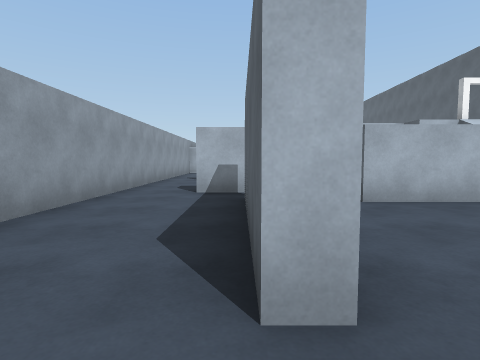
view 1 (above)

18 first-person views from a walk through a Unity game level. The camera is 1.2 m above the floor, tilts 4° down and sees 80° across. The floor is counted in squares, 2 m on a side. Each view is taken from the middle of a square. On the plan, view 1 faces up. The plan holds only what a view shows up to about 9 squares ahead; the rest is blank. The place goes on beyond the plan. The player character is not drawn.

view 2
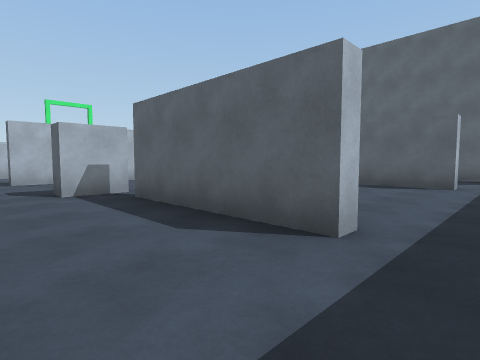

view 3
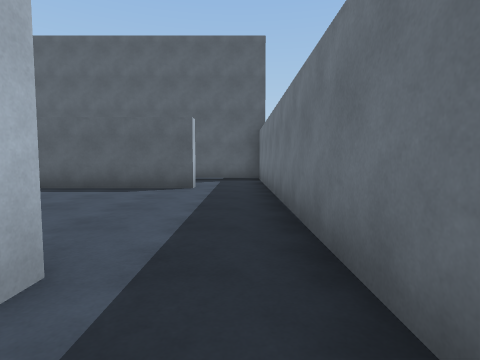

view 4
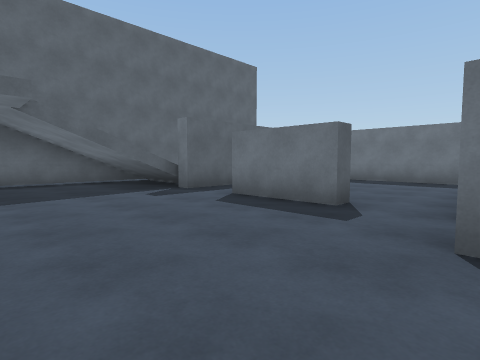

view 5
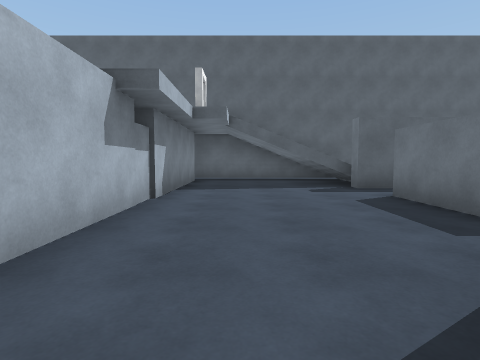

view 6
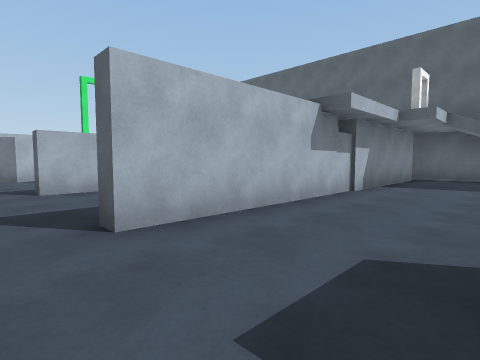

view 7
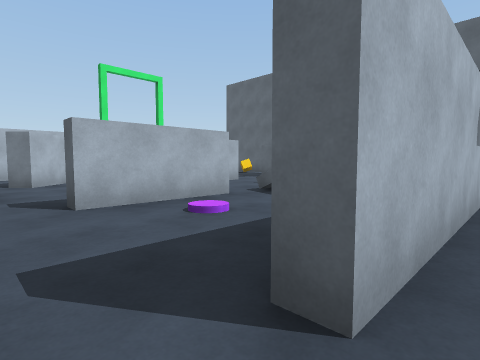

view 8
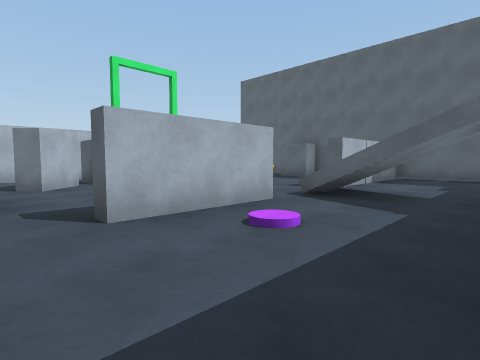

view 9
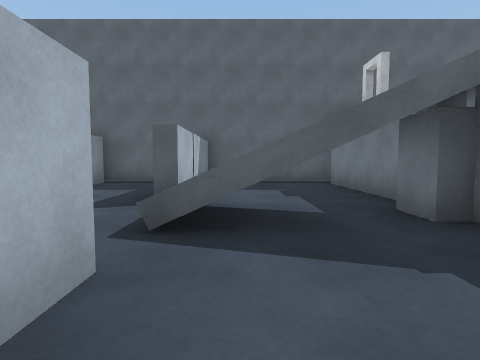

view 10
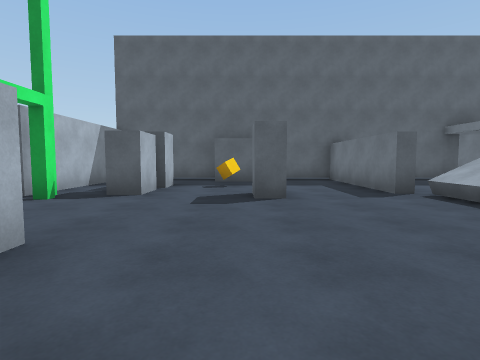

view 11
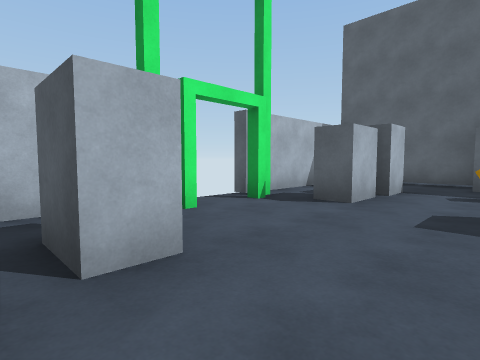

view 12
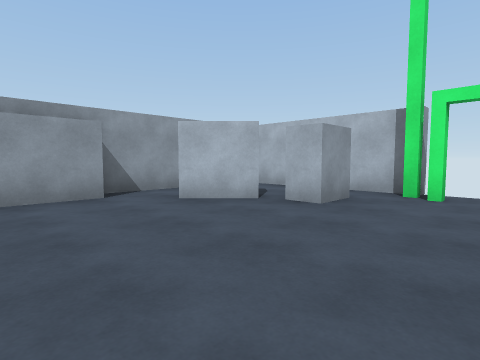

view 13
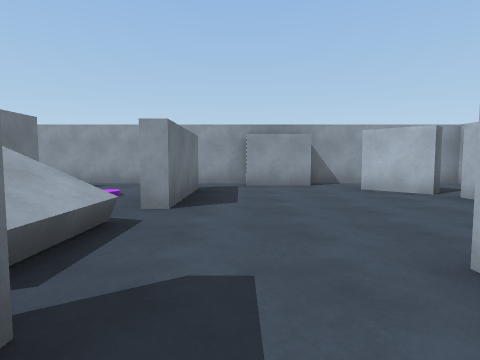

view 14
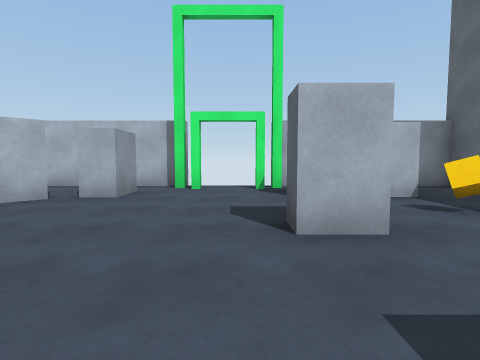

view 15
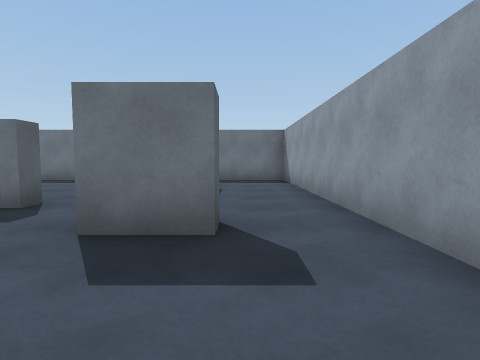

view 16
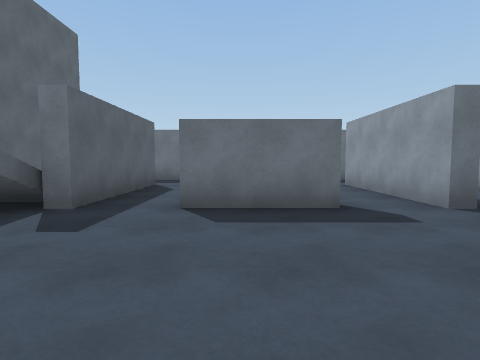

view 17
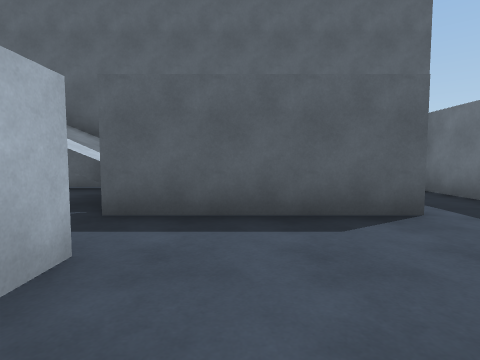

view 18
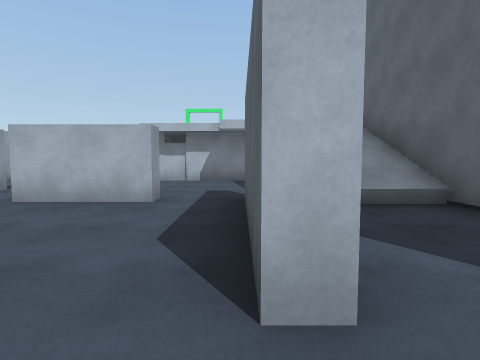

### Floor plan
Key: @ floor where view 1 was taken; # wall or solid block; . floor; / step, stairs or slope; ^ raised ledge; O other object.
Columns run from 3 left of view 1 to 8 right of it. Each row starts with its distance up from view 1.
 19 ############
 18 #....OO#...#
 17 #..OO..OOO.#
 16 #.OO.......#
 15 #......O.OO#
 14 ##.........#
 13 ##.........#
 12 #.###..#####
 11 #.....^^...#
 10 #.....##...#
  9 #.####O#####
  8 #..........#
  7 #..........#
  6 #..O.....//#
  5 #........//#
  4 #..#.##.#//#
  3 #..#....#..#
  2 #..#....#..#
  1 #..#....#..#
  0 #..@.......#
 -1 ############

Where each view was taken, in squares from view 1:
view 1: 0 up, 0 right, facing up
view 2: 0 up, 2 left, facing up-right
view 3: 0 up, 1 left, facing right
view 4: 8 up, 0 right, facing down-right
view 5: 7 up, 1 left, facing right
view 6: 6 up, 2 left, facing up-right
view 7: 8 up, 2 left, facing up-right
view 8: 9 up, 2 left, facing up-right
view 9: 11 up, 0 right, facing right
view 10: 15 up, 1 left, facing right
view 11: 15 up, 0 right, facing up-right
view 12: 13 up, 3 right, facing up-left
view 13: 13 up, 5 right, facing left
view 14: 12 up, 3 right, facing up
view 15: 8 up, 1 left, facing down
view 16: 8 up, 3 right, facing down
view 17: 3 up, 2 right, facing right
view 18: 0 up, 5 right, facing up
